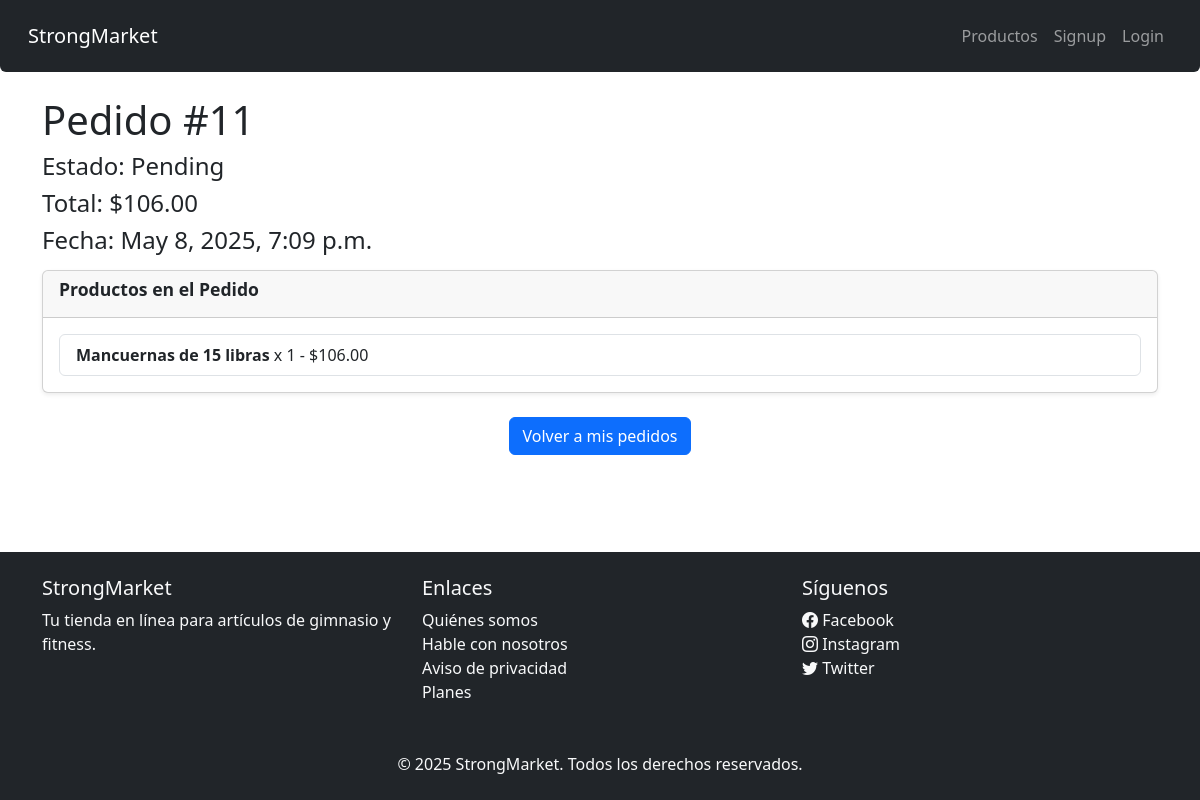
/orders/11/, run on the app's committed database.
### store/models.py (models this page shows, shortened)
class Order(models.Model):
    STATUS_CHOICES = (
        ('PENDING', 'Pending'),
        ('PROCESSING', 'Processing'),
        ('COMPLETED', 'Completed'),
        ('CANCELLED', 'Cancelled'),
    )
    user = models.ForeignKey(User, on_delete=models.CASCADE)
    created_at = models.DateTimeField(auto_now_add=True)
    status = models.CharField(max_length=20, choices=STATUS_CHOICES, default='PENDING')
    total_price = models.DecimalField(max_digits=10, decimal_places=2, default=0)

class Product(models.Model):
    CATEGORY_CHOICES = (
        ('SUPPLEMENTS', 'Suplementos'),
        ('EQUIPMENT', 'Equipo de gimnasio'),
        ('APPAREL', 'Ropa deportiva'),
        ('ACCESSORIES', 'Accesorios'),
    )
    name = models.CharField(max_length=200)
    description = models.TextField(blank=True)
    price = models.DecimalField(max_digits=10, decimal_places=2)
    stock = models.PositiveIntegerField()
    category = models.CharField(max_length=50, choices=CATEGORY_CHOICES)
    image = models.ImageField(upload_to='product_images/', blank=True, null=True)

### store/views.py (the view)
# urls.py: path('orders/<int:pk>/', views.order_detail, name='order_detail'),
def order_detail(request, pk):
    order = Order.objects.get(id=pk)
    order_items = [
        {
            'product': item.product,
            'quantity': item.quantity,
            'total_price': item.product.price * item.quantity  # Calcular el total del producto
        }
        for item in order.items.all()
    ]
    context = {
        'order': order,
        'order_items': order_items
    }
    return render(request, 'orders/order_detail.html', context)

### store/templates/orders/order_detail.html
{% extends "base.html" %}
{% block content %}
    <h1>Pedido #{{ order.id }}</h1>
    <h4>Estado: {{ order.get_status_display }}</h4>
    <h4>Total: ${{ order.total_price }}</h4>
    <h4>Fecha: {{ order.created_at }}</h4>
    <div class="card mt-3 shadow-sm">
        <div class="card-header">
            <h5 class="card-title">Productos en el Pedido</h5>
        </div>
        <div class="card-body">
            <ul class="list-group">
                {% for item in order_items %}
                    <li class="list-group-item">
                        <strong>{{ item.product.name }}</strong> x {{ item.quantity }} - ${{ item.total_price }}
                    </li>
                {% endfor %}
            </ul>
        </div>
    </div>
    <div class="text-center mt-4">
        {% if request.user.is_staff %}
            <a href="{% url 'admin_orders' %}" class="btn btn-primary">Volver a los pedidos de clientes</a>
        {% else %}
            <a href="{% url 'user_orders' %}" class="btn btn-primary">Volver a mis pedidos</a>
        {% endif %}
    </div>
{% endblock %}

### djangocrud/static/css/styles.css (style rules this page uses)
body { display: flex; flex-direction: column; min-height: 100vh; }
.card { border: none; box-shadow: 0 4px 6px rgba(0, 0, 0, 0.1); border-radius: 8px; transition: transform 0.3s ease-in-out; }
.card-body { padding: 15px; }
.card-title { font-size: 1.1rem; font-weight: bold; }

### data on the page
Order: id "11", status "Pending", total_price "106.00", created_at "May 8, 2025, 7:09 p.m."
Product: product.name "Mancuernas de 15 libras", quantity "1", total_price "106.00"
